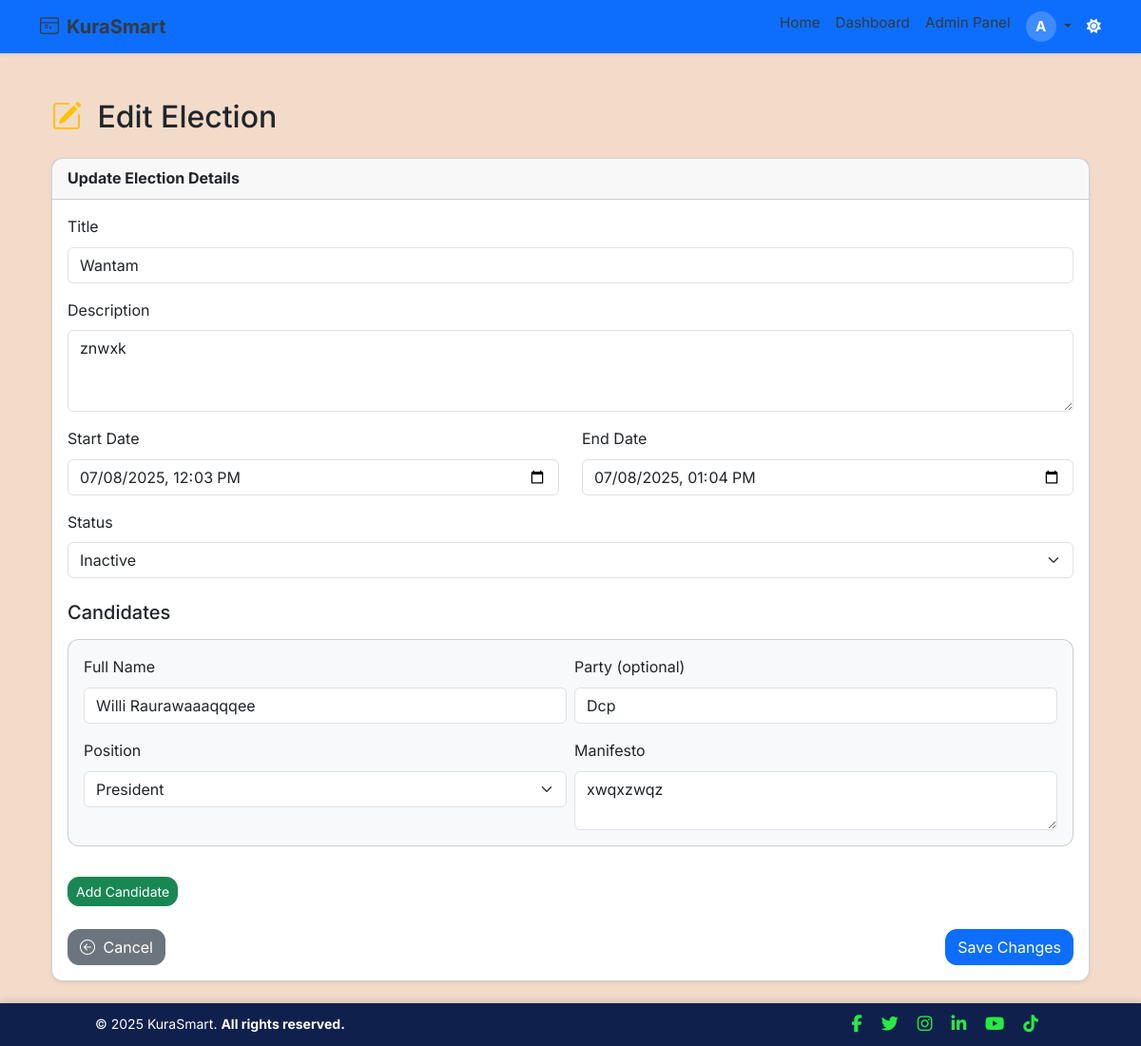
The page /admin/elections/8/edit (signed in) on the database as committed earlier.
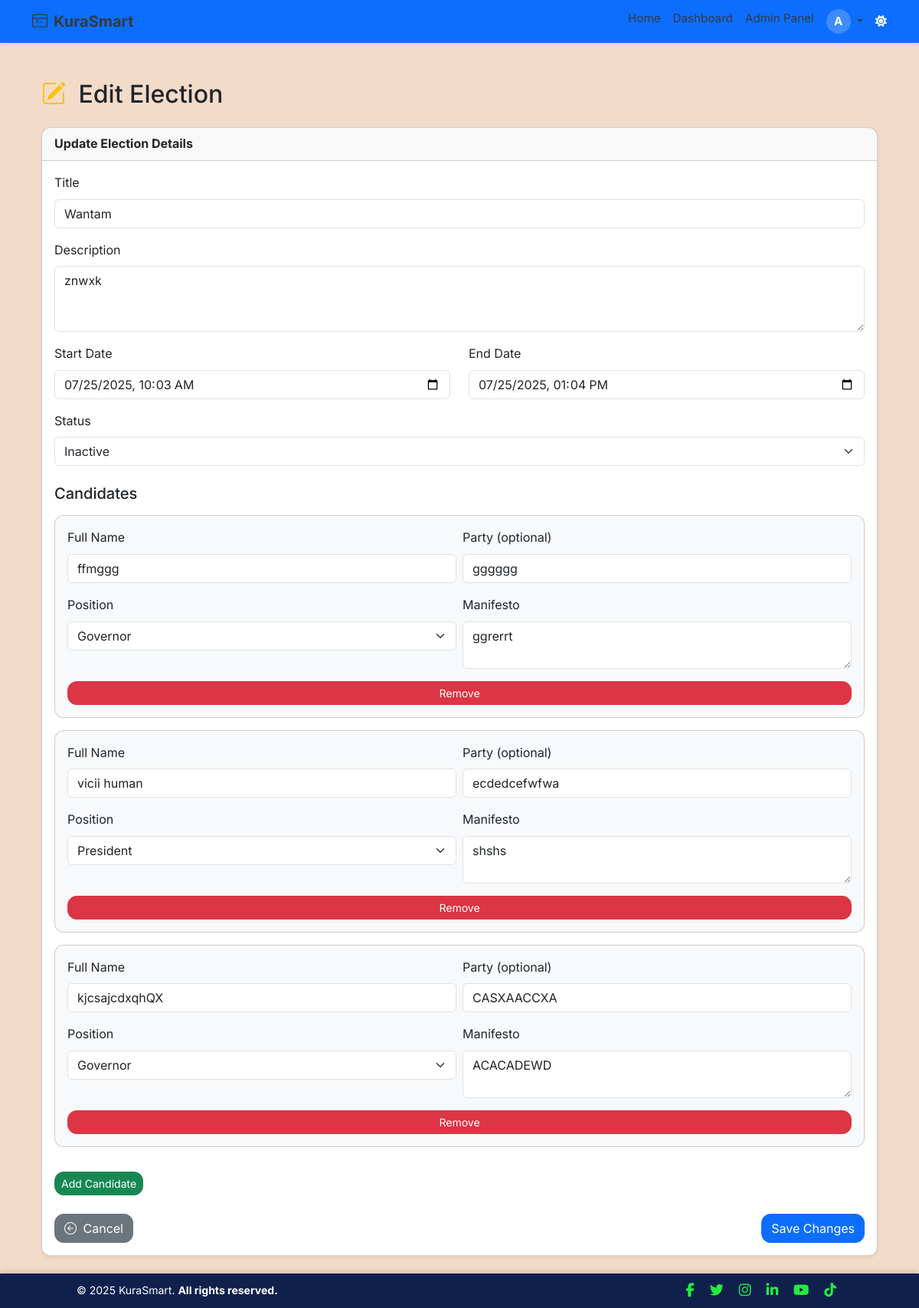
The same page on the database as committed later.
### app/models.py (models this page shows, shortened)
class Election(db.Model):
    __tablename__ = 'election'
    id = db.Column(db.Integer, primary_key=True)
    title = db.Column(db.String(255), nullable=False)
    description = db.Column(db.Text)
    start_date = db.Column(db.DateTime, nullable=False)
    end_date = db.Column(db.DateTime, nullable=False)
    is_active = db.Column(db.Boolean, default=True)
    status = db.Column(db.Enum(ElectionStatusEnum), nullable=False, default=ElectionStatusEnum.INACTIVE)
    created_at = db.Column(db.DateTime, default=datetime.utcnow)
    updated_at = db.Column(db.DateTime, onupdate=func.now())
    deactivated_by = db.Column(db.Integer, db.ForeignKey('users.id'))
    candidates = db.relationship('Candidate', back_populates='election', lazy='dynamic')
    positions = db.relationship('Position', back_populates='election', lazy='dynamic', cascade="all, delete-orphan")
    votes = db.relationship('Vote', back_populates='election', lazy='dynamic')

### app/routes/web_auth.py (the view, shortened to what this page needs)
@admin_web_bp.route('/elections/<int:election_id>/edit', methods=['GET', 'POST'])
@login_required
def edit_election(election_id):
    if not current_user.is_superadmin:
        abort(403)
    try:
        election = Election.query.get_or_404(election_id)
        now = datetime.now()
        if election.status != ElectionStatusEnum.ENDED and now >= election.end_date:
            election.status = ElectionStatusEnum.ENDED
            db.session.commit()
        form = ElectionForm()
        if request.method == "GET":
            form = ElectionForm(obj=election)
            form.candidates.entries = []
            for candidate in election.candidates:
                entry = form.candidates.append_entry()
                entry.form.original_candidate = candidate
                entry.form.full_name.data = candidate.full_name
                entry.form.party_name.data = candidate.party_name
                entry.form.manifesto.data = candidate.manifesto
                entry.form.position.data = candidate.position
                entry.form.election_id.data = str(election.id)
                entry.form.candidate_id.data = str(candidate.id)
            if request.args.get("add_candidate"):
                form.candidates.append_entry()
            if request.args.get("remove_candidate"):
                index = int(request.args.get("remove_candidate"))
                if 0 <= index < len(form.candidates.entries):
                    form.candidates.entries.pop(index)
            return render_template("admin/edit_election.html", form=form, election=election)
    except Exception as e:
        db.session.rollback()
        flash(f"❌ Error editing election: {e}", "danger")
        return redirect(url_for("admin_web.manage_elections"))

### app/forms/forms.py (shortened to what this page needs)
class ElectionForm(FlaskForm):
    title = StringField("Title", validators=[DataRequired()])
    description = TextAreaField("Description")
    start_date = DateTimeLocalField(
        "Start Date", format="%Y-%m-%dT%H:%M", validators=[DataRequired()]
    )
    end_date = DateTimeLocalField(
        "End Date", format="%Y-%m-%dT%H:%M", validators=[DataRequired()]
    )
    status = SelectField(
        "Status",
        choices=[(e.value, e.name.title()) for e in ElectionStatusEnum],
        validators=[DataRequired()],
        coerce=str,  # change to int if your Enum values are ints
    )
    candidates = FieldList(FormField(CandidateForm), min_entries=1)
    submit = SubmitField("Save Changes")

### app/context_processors.py (called while the page is built)
def inject_unread_notifs():
    if current_user.is_authenticated:
        count = Notification.query.filter_by(read=False).count()
    else:
        count = 0
    return {'unread_count': count}

### app/templates/admin/edit_election.html (shortened to what this page needs)
{% extends "base.html" %}
{% block content %}
<div class="container mt-4">
  <h2 class="mb-4">
    <i class="bi bi-pencil-square me-2 text-warning"></i>
    Edit Election
  </h2>
  <div class="card shadow-sm" data-aos="fade-up">
    <div class="card-header fw-bold">Update Election Details</div>
    <div class="card-body">
      <form method="POST" id="election-form" novalidate>
        <div class="mb-3">
          {{ form.title.label(class="form-label") }}
          {{ form.title(class="form-control", placeholder="Enter election title") }}
        </div>
        <div class="mb-3">
          {{ form.description.label(class="form-label") }}
          {{ form.description(class="form-control", rows=3) }}
        </div>
        <div class="row">
          <div class="col-md-6 mb-3">
            {{ form.start_date.label(class="form-label") }}
            {{ form.start_date(class="form-control") }}
          </div>
          <div class="col-md-6 mb-3">
            {{ form.end_date.label(class="form-label") }}
            {{ form.end_date(class="form-control") }}
          </div>
        </div>
        {% if current_user.is_superadmin %}
        <div class="mb-3">
          {{ form.status.label(class="form-label") }}
          {{ form.status(class="form-select") }}
        </div>
        {% endif %}
        <h5 class="mt-4">Candidates</h5>
        <div id="candidates-list">
          {% for cand_form in form.candidates %}
          <div class="card my-3 p-3 candidate-entry bg-light">
            <div class="row g-2">
              <div class="col-md-6">
                {{ cand_form.full_name.label(class="form-label") }}
                {{ cand_form.full_name(class="form-control") }}
              </div>
              <div class="col-md-6">
                {{ cand_form.party_name.label(class="form-label") }}
                {{ cand_form.party_name(class="form-control") }}
              </div>
              <div class="col-md-6">
                {{ cand_form.position.label(class="form-label mt-2") }}
                {{ cand_form.position(class="form-select") }}
              </div>
              <div class="col-md-6">
                {{ cand_form.manifesto.label(class="form-label mt-2") }}
                {{ cand_form.manifesto(class="form-control", rows=2) }}
              </div>
            </div>
            {% if form.candidates|length > 1 %}
              <a href="{{ url_for('admin_web.edit_election', election_id=election.id, remove_candidate=loop.index0) }}"
                 class="btn btn-danger btn-sm mt-3">
                Remove
              </a>
            {% endif %}
          </div>
          {% endfor %}
        </div>
        <a href="{{ url_for('admin_web.edit_election', election_id=election.id, add_candidate=1) }}"
           class="btn btn-success btn-sm mt-3">
          Add Candidate
        </a>
        <div class="d-flex justify-content-between mt-4">
          <a href="{{ url_for('admin_web.manage_elections') }}" class="btn btn-secondary">
            <i class="bi bi-arrow-left-circle me-1"></i> Cancel
          </a>
          {{ form.submit(class="btn btn-primary") }}
        </div>
      </form>
    </div>
  </div>
</div>
{% endblock %}

Rows that differ between the two databases and show on the page:
changed Election "Wantam": start_date "07/08/2025 12:03" → "07/25/2025 10:03"; end_date "07/08/2025 13:04" → "07/25/2025 13:04"
Other text that changed with them:
list line gone: "Willi Raurawaaaqqqee Dcp President xwqxzwqz"
new list line: "ffmggg gggggg Governor ggrerrt Remove"
new list line: "Full Name vicii human Party (optional) ecdedcefwfwa Position President Manifesto shshs Remove"
new list line: "Full Name kjcsajcdxqhQX Party (optional) CASXAACCXA Position Governor Manifesto ACACADEWD Remove"
